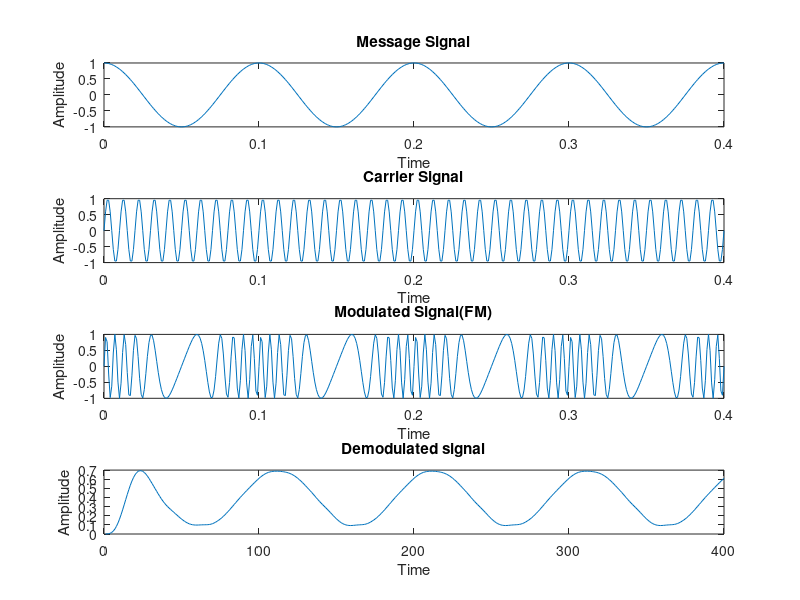

Write MATLAB code to recreate this figure.
%Frequency demodulation
clc;
close all;
t=0: 0.001: 0.4;
fm =10;
v =cos(2*pi*fm*t);
subplot(4,1,1);
plot(t, v);
xlabel('Time');ylabel('Amplitude');
title('Message Signal');
fc=100;
c = sin(2*pi*fc*t);
subplot(4,1,2);
plot(t, c);
xlabel('Time');ylabel('Amplitude');
title('Carrier Signal');
m = 8;
f = sin((2*pi*fc*t)+(m.*sin(2*pi*fm*t)));
subplot(4,1,3);
plot(t, f);
xlabel('Time');ylabel('Amplitude');
title('Modulated Signal(FM)');
x = diff(f); 
y = abs(x);
[b,a]=butter(4, 0.07);
de_mod = filter(b, a, y);
subplot(4,1,4);
plot(de_mod);
xlabel('Time');ylabel('Amplitude');
title('Demodulated signal');